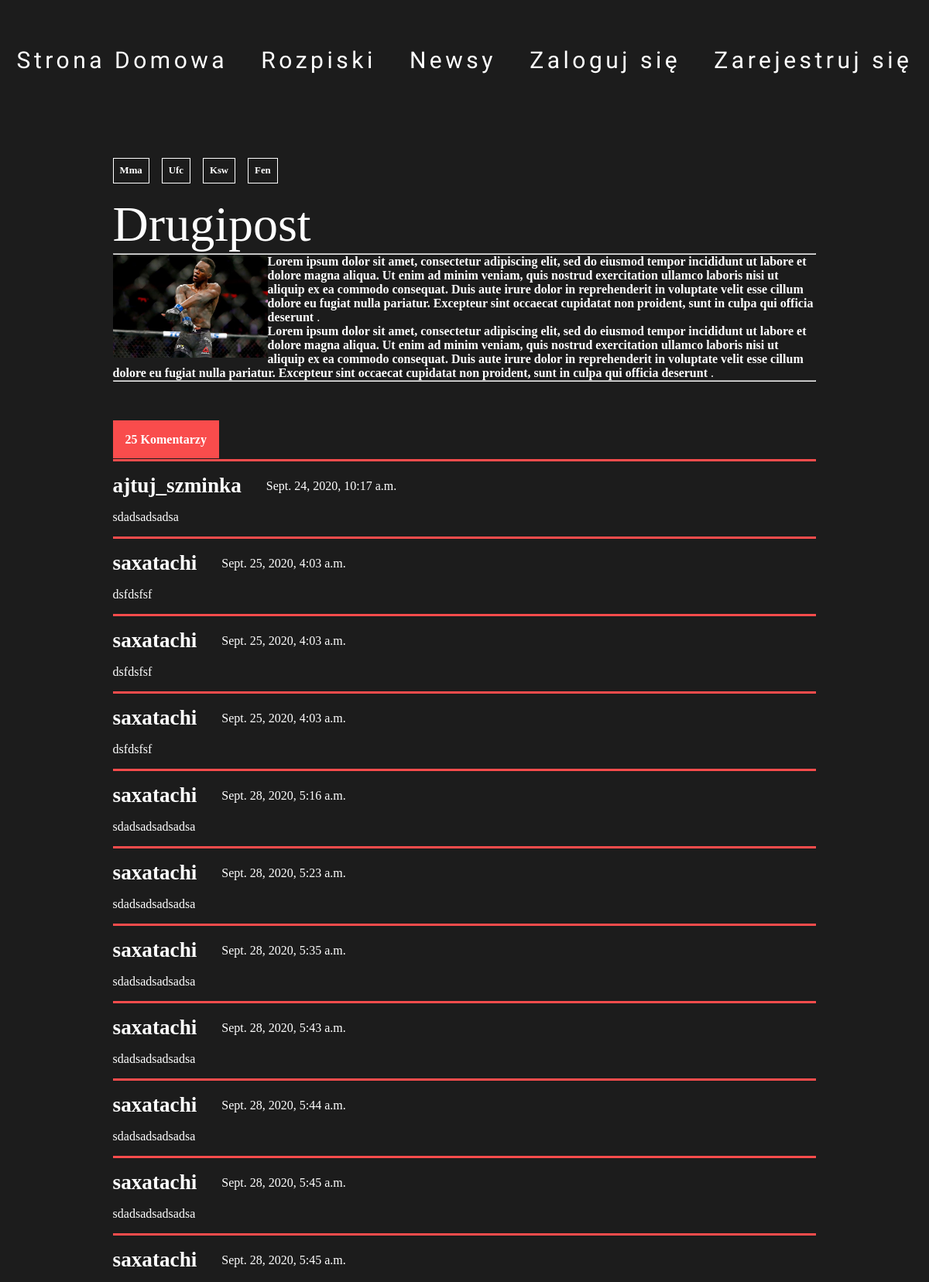
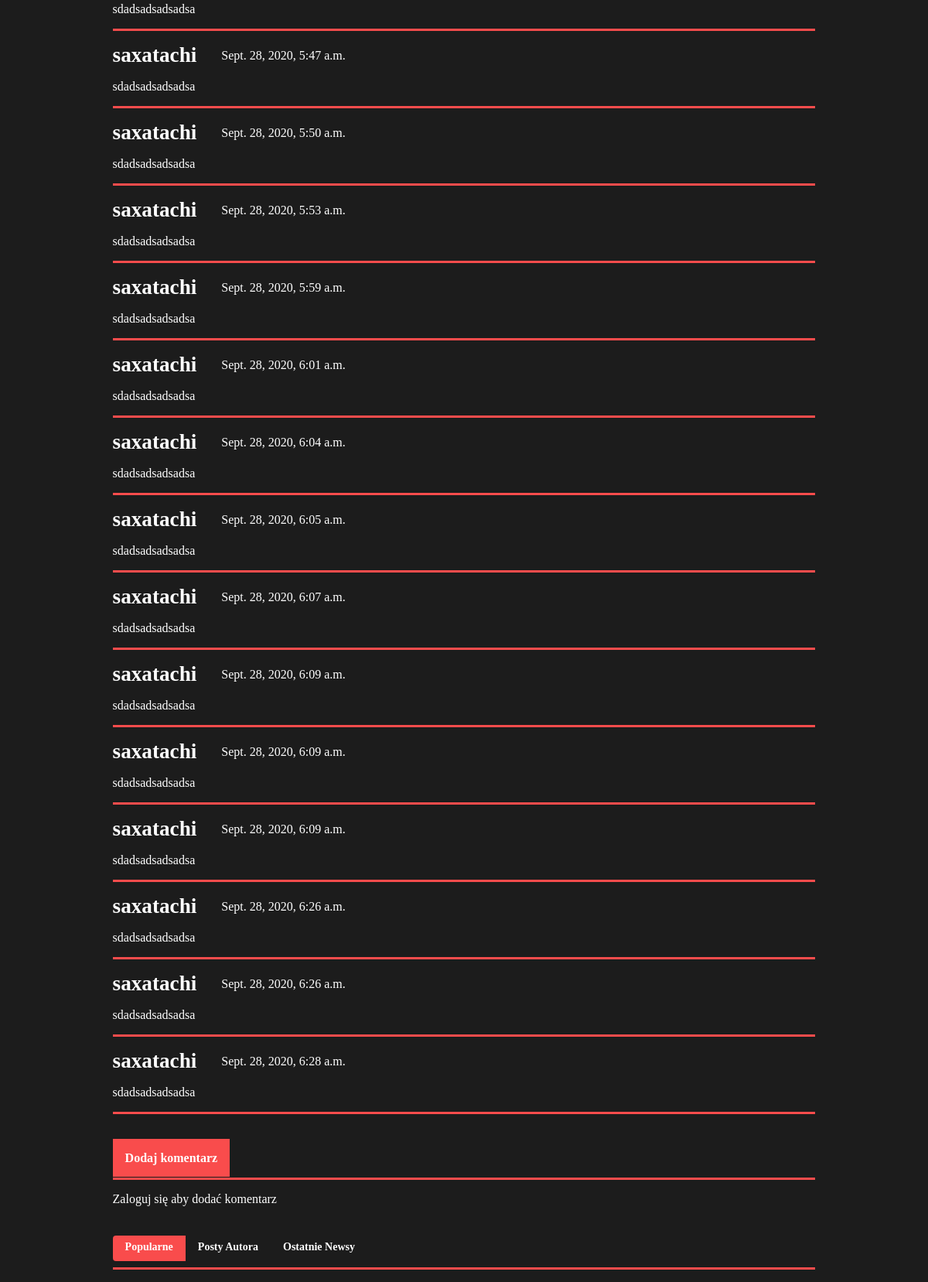
Screenshot of /post/Pierwszy_post_2/ with the database file from the repository (2 pictures, top to bottom).
### blogapp/models.py (models this page shows, shortened)
class Tag(models.Model):
        name = models.CharField(max_length=32)
        slug = models.SlugField(max_length=128,null=True,blank=True)
        def __str__(self):
            return self.name

class Post(models.Model):
        author = models.ForeignKey(User,on_delete=models.CASCADE)
        category = models.ForeignKey(Category,on_delete=models.CASCADE)
        title = models.CharField(max_length=64)
        symbol = models.CharField(max_length=2)
        short_description = models.CharField(max_length=200,default="")
        image = models.ImageField(default="")
        tags = models.ManyToManyField(Tag)
        slug = models.SlugField(max_length=128,null=True,blank=True)
        content = RichTextField()
        content2 = RichTextUploadingField(blank=True,null=True)
        clicks = models.IntegerField(default=0)
        updated_on = models.DateTimeField(auto_now=True,null=False, blank=False,)
        created_on = models.DateTimeField(auto_now=True,null=False, blank=False,)#auto_now_add
        publish_on = models.DateTimeField(auto_now=True,null=False, blank=False,)
        list_display = ('title', 'category', 'tags', 'author', 'publish_on','created_on','updated_on')
        search_fields = ['title','byline','symbol']
        list_filter = ['publish_on','created_on']
        date_hierarchy = 'pub_date'
        hit_count_generic = GenericRelation(HitCount, object_id_field='object_p',related_query_name='hit_count_generic_relation')

class Comment(models.Model):
    post = models.ForeignKey(Post, on_delete=models.CASCADE, related_name='comments')
    author = models.ForeignKey(settings.AUTH_USER_MODEL,on_delete=models.CASCADE)
    text = models.TextField()
    created_date = models.DateTimeField(default=timezone.now)
    approved_comment = models.BooleanField(default=False)

### blogapp/views.py (the view, shortened to what this page needs)
# urls.py: path('post/<slug:slug>/',views.post_detail,name='post_detail'),
@csrf_exempt
def post_detail(request,slug):
    post = Post.objects.get(slug=slug)
    post.clicks = post.clicks + 1
    post.save()
    radioposts=Post.objects.all()
    comments = post.comments.filter()
    posts = Post.objects.all()
    tags = Tag.objects.all()
    editors = EditorProfile.objects.all()
    context = {'post': post,'tags':tags,'editors':editors,'posts':posts,'comments':comments,'radioposts':radioposts}
    return render(request,'blogapp/radio2.html',context)

### blogapp/models.py (called while the page is built)
def pre_save_post_receiver(sender,instance,*args,**kwargs):
    if not instance.slug:
        instance.slug = create_slug(instance)

### blogapp/templates/blogapp/radio2.html (shortened to what this page needs)
    {% extends "blogapp/post_detail.html" %}
    {% block radio2 %}
    <form action="" id="form" name="form" method="POST">
        <div class="switch-field" name="switch-field">
            <label for="radio-one" name="popular">Popularne</label>
            <label for="radio-two" name="author_posts">Posty Autora</label>
            <label for="radio-three" name="last_news">Ostatnie Newsy</label>
        </div>
    </form>
    {% endblock radio2 %}

### blogapp/templates/blogapp/post_detail.html (shortened to what this page needs)
{% extends 'blogapp/main.html' %}
{% load static %}
{% block content %}
<div class="post">
    <div class="post__detail">
        <div class="post__meta">
            <div class="post__meta__tags">
                {% for tag in post.tags.all %}
                <div class="post__meta__tags-tag" onClick="onClick('{% url 'tag_detail' tag.slug %}')">
                    {{tag}}
                </div>
                {% endfor %}
            </div>
            <div class="post__meta__title">
                {{post.title}}
            </div>
            <div class="post__meta__content">
                {{post.content2 | safe}}
            </div>
        </div>
        <div class="post__comments">
            <div class="post__comments-title"><span>{{comments|length}} Komentarzy</span></div>
            {% for comment in comments %}
            <div class="post__comments__comment">
                <div class="post__comments__comment__top">
                    <div class="post__comments__comment__top-user">
                        {{comment.author}}
                    </div>
                    <div class="post__comments__comment__top-data">
                        {{comment.created_date}}
                    </div>
                </div>
                <div class="post__comments__comment-content">
                    {{comment.text}}
                </div>
            </div>
            {% endfor %}
        </div>
        <div class="post__comments-title"><span>Dodaj komentarz</span></div>
        <form action="" id="form1" name="form1" method="POST">
            <div class="post__addcomment">
                {% if user.is_authenticated %}
                <div class="post__addcomment__textarea">
                    <textarea name="textar" id="textarea"></textarea>
                </div>
                <div class="post__addcomment__button">
                    <button id="addcomment">Dodaj Komentarz</button>
                </div>
            </div>
        </form>
        {% else %}
        <div class="post__addcomment__error">
            Zaloguj się aby dodać komentarz
        </div>
        {% endif %}
        <div id="radio2" class="post__recommendation__posts">
            {% block radio2 %}
            {% endblock radio2 %}
            <div class="switch__elements"></div>
        </div>
    </div>
</div>
{% endblock %}

### blogapp/static/blogapp/css/dashboard.css (style rules this page uses)
* { margin: 0; padding: 0; box-sizing: border-box; color: white; }
body { background-color: #1C1C1C; }

### blogapp/static/blogapp/css/post.css (style rules this page uses)
.post { display: flex; padding-left: 2rem; padding-right: 2rem; margin-top: 2rem; justify-content: center; }
.post__addcomment { margin-top: 1rem; margin-bottom: 1rem; display: flex; height: 100px; flex-wrap: wrap; }
.post__addcomment__error { width: 100%; margin-bottom: 2rem; }
.post__recommendation__posts { display: flex; width: 100%; flex-wrap: wrap; }
.post__comments__comment { padding-top: 1rem; padding-bottom: 1rem; border-bottom: 3px solid #F94C4C; }
.post__comments__comment-content { padding-top: 1rem; font-weight: 500; }
.post__comments__comment__top { display: flex; }
.post__comments__comment__top-user { display: flex; align-items: center; font-weight: 700; font-size: 1.7rem; margin-right: 2rem; }
.post__comments__comment__top-data { display: flex; align-items: center; }
.post__comments-title { border-bottom: solid 3px #F94C4C; padding-bottom: 1rem; padding-top: 1rem; font-weight: 700; margin-top: 2rem; }
.post__comments-title span { background-color: #F94C4C; padding: 1rem; font-size: 1rem; }
.post__detail { width: 60%; }
@media screen and (max-width: 1200px) { .post__detail { width: 80%; } }
.post__meta { display: flex; width: 100%; padding-top: 3rem; flex-direction: column; }
.post__meta__title { font-size: 4rem; padding-top: 1rem; }
.post__meta__tags { display: flex; flex-direction: row; }
.post__meta__tags-tag { padding: 0.5rem; font-size: 0.8rem; color: white; border: 1px solid white; margin-right: 1rem; font-weight: 700; white-space: nowrap; }
.switch-field { display: flex; overflow: hidden; }
.switch-field label { color: white; font-size: 14px; line-height: 1; text-align: center; font-weight: 700; padding: 8px 16px; transition: all 0.1s ease-in-out; }
.switch-field input:checked + label { background-color: #F94C4C; box-shadow: none; }
.switch-field label:first-of-type { border-radius: 4px 0 0 4px; }
.switch-field label:last-of-type { border-radius: 0 4px 4px 0; }
.switch__elements { display: flex; flex-direction: row; width: 100%; justify-content: space-between; margin-top: 0.3rem; border-bottom: 3px solid #F94C4C; }

### rows the page displays
Tag: name "Mma"
Tag: name "Ufc"
Tag: name "Ksw"
Tag: name "Fen"
Post: title "Drugipost", content2 (picture), content2 "Lorem ipsum dolor sit amet, consectetur adipiscing elit, sed do eiusmod tempor incididunt ut labore et dolore magna aliqua. Ut enim ad minim veniam, quis nostrud exercitation ullamco laboris nisi ut aliquip ex ea commodo consequat. Duis aute irure dolor in reprehenderit in voluptate velit esse cillum dolore eu fugiat nulla pariatur. Excepteur sint occaecat cupidatat non proident, sunt in culpa qui officia deserunt . Lorem ipsum dolor sit amet, consectetur adipiscing elit, sed do eiusmod tempor incididunt ut labore et dolore magna aliqua. Ut enim ad minim veniam, quis nostrud exercitation ullamco laboris nisi ut aliquip ex ea commodo consequat. Duis aute irure dolor in reprehenderit in…"
Comment: author "ajtuj_szminka", created_date "Sept. 24, 2020, 10:17 a.m.", text "sdadsadsadsa"
Comment: author "saxatachi", created_date "Sept. 25, 2020, 4:03 a.m.", text "dsfdsfsf"
Comment: author "saxatachi", created_date "Sept. 25, 2020, 4:03 a.m.", text "dsfdsfsf"
Comment: author "saxatachi", created_date "Sept. 25, 2020, 4:03 a.m.", text "dsfdsfsf"
Comment: author "saxatachi", created_date "Sept. 28, 2020, 5:16 a.m.", text "sdadsadsadsadsa"
Comment: author "saxatachi", created_date "Sept. 28, 2020, 5:23 a.m.", text "sdadsadsadsadsa"
Comment: author "saxatachi", created_date "Sept. 28, 2020, 5:35 a.m.", text "sdadsadsadsadsa"
Comment: author "saxatachi", created_date "Sept. 28, 2020, 5:43 a.m.", text "sdadsadsadsadsa"
Comment: author "saxatachi", created_date "Sept. 28, 2020, 5:44 a.m.", text "sdadsadsadsadsa"
Comment: author "saxatachi", created_date "Sept. 28, 2020, 5:45 a.m.", text "sdadsadsadsadsa"
Comment: author "saxatachi", created_date "Sept. 28, 2020, 5:45 a.m.", text "sdadsadsadsadsa"
Comment: author "saxatachi", created_date "Sept. 28, 2020, 5:47 a.m.", text "sdadsadsadsadsa"
Comment: author "saxatachi", created_date "Sept. 28, 2020, 5:50 a.m.", text "sdadsadsadsadsa"
Comment: author "saxatachi", created_date "Sept. 28, 2020, 5:53 a.m.", text "sdadsadsadsadsa"
Comment: author "saxatachi", created_date "Sept. 28, 2020, 5:59 a.m.", text "sdadsadsadsadsa"
Comment: author "saxatachi", created_date "Sept. 28, 2020, 6:01 a.m.", text "sdadsadsadsadsa"
Comment: author "saxatachi", created_date "Sept. 28, 2020, 6:04 a.m.", text "sdadsadsadsadsa"
Comment: author "saxatachi", created_date "Sept. 28, 2020, 6:05 a.m.", text "sdadsadsadsadsa"
Comment: author "saxatachi", created_date "Sept. 28, 2020, 6:07 a.m.", text "sdadsadsadsadsa"
Comment: author "saxatachi", created_date "Sept. 28, 2020, 6:09 a.m.", text "sdadsadsadsadsa"
Comment: author "saxatachi", created_date "Sept. 28, 2020, 6:09 a.m.", text "sdadsadsadsadsa"
Comment: author "saxatachi", created_date "Sept. 28, 2020, 6:09 a.m.", text "sdadsadsadsadsa"
Comment: author "saxatachi", created_date "Sept. 28, 2020, 6:26 a.m.", text "sdadsadsadsadsa"
Comment: author "saxatachi", created_date "Sept. 28, 2020, 6:26 a.m.", text "sdadsadsadsadsa"
Comment: author "saxatachi", created_date "Sept. 28, 2020, 6:28 a.m.", text "sdadsadsadsadsa"

### other values shown
{{ comments|length }} "25"
